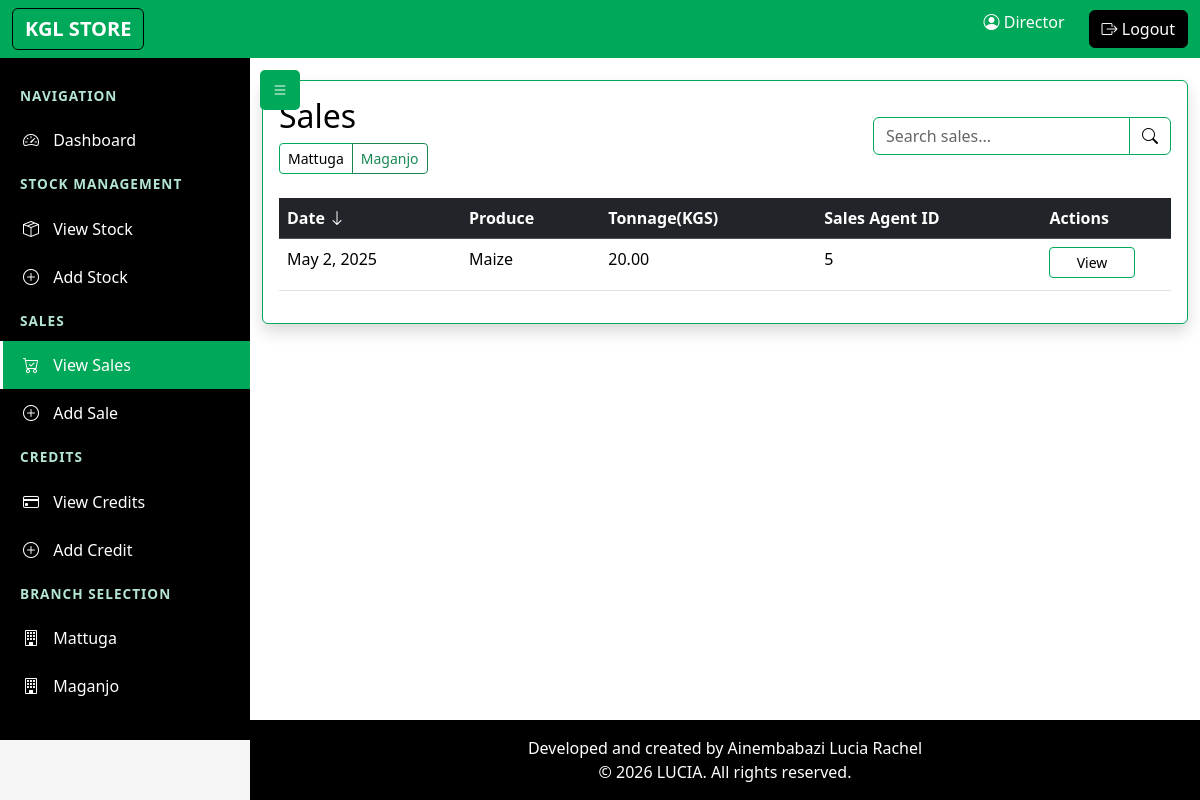
/sales/ (signed in), run on an earlier commit of the app's database.
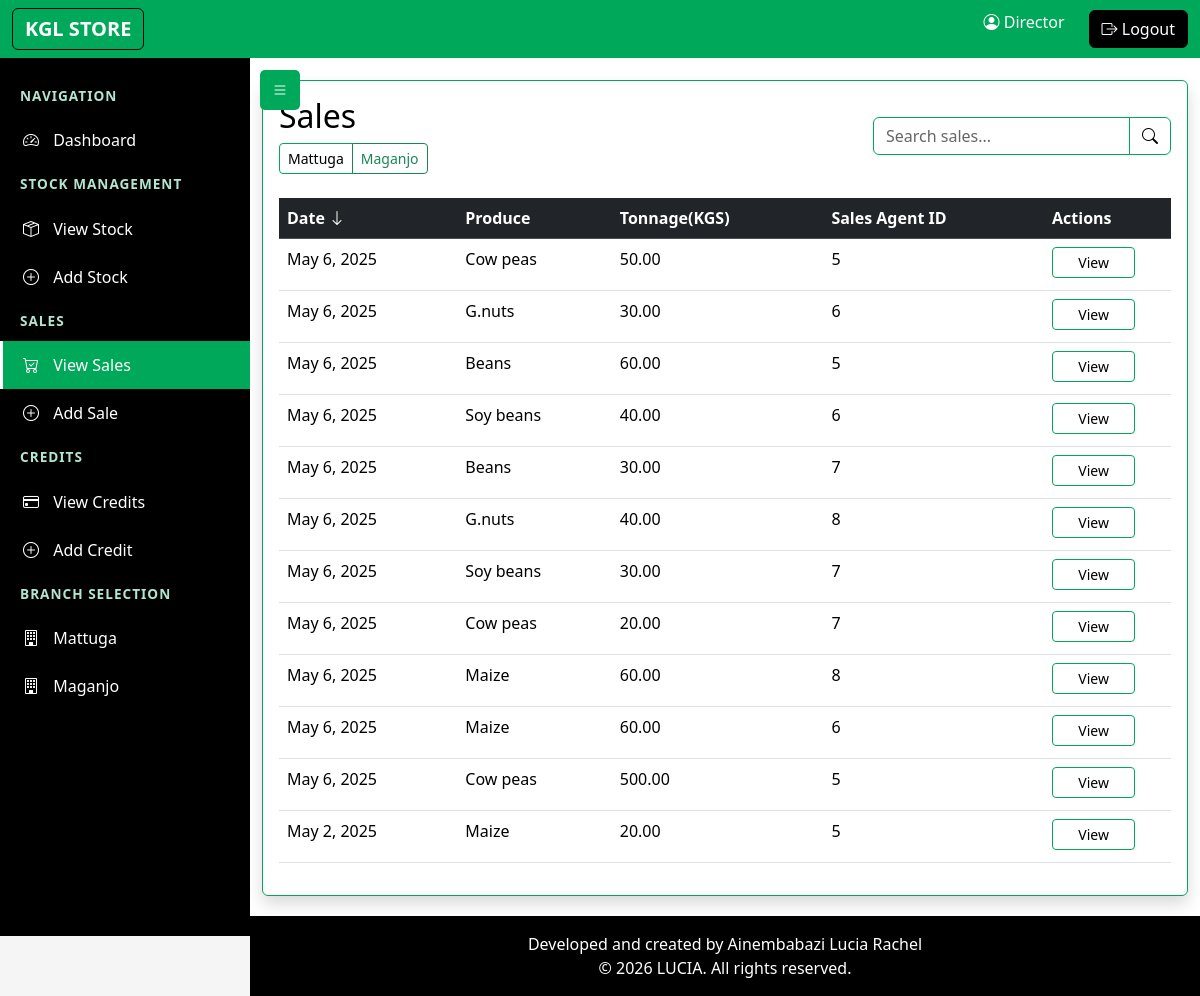
And on a later commit of the database.
### kglapp/models.py (models this page shows, shortened)
class UserProfile(AbstractUser):
    USERNAME_FIELD = 'username'
    REQUIRED_FIELDS = ['email']
    phone_number = models.CharField(max_length=15, null=False, blank=False)
    address = models.TextField(null=False, blank=False)
    contact = models.CharField(max_length=20, blank=True)
    gender = models.CharField(max_length=10, null=False, blank=False)
    role = models.CharField(max_length=20, choices=[
        ('manager', 'Manager'),
        ('director', 'Director'),
        ('sales_agent', 'Sales Agent')
    ], default='manager')
    branch = models.CharField(max_length=100, null=True, blank=True, choices=[
        ('Mattuga', 'Mattuga'),
        ('Maganjo', 'Maganjo'),
    ])
    date_joined = models.DateTimeField(default=timezone.now)

class Sale(models.Model):
    name_of_produce = models.CharField(max_length=100, null=False, blank=False)
    branch = models.CharField(max_length=100, null=False, blank=False, default='Mattuga', choices=[
        ('Mattuga', 'Mattuga'),
        ('Maganjo', 'Maganjo'),
    ])
    tonnage = models.DecimalField(max_digits=10, decimal_places=2, null=False, blank=False)
    amount_paid = models.DecimalField(max_digits=12, decimal_places=2, null=False, blank=False)
    buyers_name = models.CharField(max_length=100)
    sales_agent = models.ForeignKey(
        'UserProfile',
        on_delete=models.PROTECT,
        limit_choices_to={'role': 'sales_agent'}
    )
    date_of_sale = models.DateField(auto_now_add=True, null=False, blank=False)
    time_of_sale = models.TimeField(auto_now_add=True, null=False, blank=False)
    @classmethod
    def search(cls, query=None, branch=None):
        queryset = cls.objects.all()
        if branch:
            queryset = queryset.filter(branch=branch)
        if query:
            queryset = queryset.filter(
                models.Q(name_of_produce__icontains=query) |
                models.Q(buyers_name__icontains=query)
            )
        return queryset

### kglapp/views.py (the view)
# urls.py: path('sales/', views.all_sales, name='all_sales'),
@login_required
@has_role(['manager', 'sales_agent', 'director'])
def all_sales(request):
    branch = request.GET.get('branch')
    sort_by = request.GET.get('sort', '-date_of_sale')
    search_query = request.GET.get('q', '')
    if request.user.role == 'manager':
        sales = Sale.search(query=search_query, branch=request.user.branch)
        branch = request.user.branch
    elif request.user.role == 'sales_agent':
        sales = Sale.search(query=search_query, branch=request.user.branch)
        branch = request.user.branch
    else:
        if branch in ['Mattuga', 'Maganjo']:
            sales = Sale.search(query=search_query, branch=branch)
        else:
            sales = Sale.search(query=search_query)
    if sort_by.startswith('-'):
        sort_field = sort_by[1:]
        is_ascending = False
    else:
        sort_field = sort_by
        is_ascending = True
    valid_sort_fields = ['date_of_sale', 'name_of_produce', 'tonnage']
    if sort_field in valid_sort_fields:
        sales = sales.order_by(sort_by)
    return render(request, 'all_sales.html', {
        'sales': sales,
        'current_branch': branch,
        'sort_by': sort_by,
        'is_ascending': is_ascending,
        'search_query': search_query
    })

### kglapp/views.py (called while the page is built)
def has_role(roles):
    def check_role(user):
        if not user.is_authenticated:
            return False
        if user.is_superuser:
            return True
        if isinstance(roles, str):
            return user.role == roles
        return user.role in roles
    return user_passes_test(check_role)

### kglapp/templates/all_sales.html (shortened to what this page needs)
{% extends 'base.html' %}
{% block content %}
<div class="card shadow">
    <div class="card-body">
        <div class="d-flex justify-content-between align-items-center mb-4">
            <div>
                <h2 class="card-title mb-0">Sales {% if current_branch %}- {{ current_branch }} Branch{% endif %}</h2>
                {% if user.role == 'director' %}
                    {% if current_branch %}
                    <a href="{% url 'all_sales' %}" class="btn btn-sm btn-outline-secondary mt-2">View All Branches</a>
                    {% else %}
                    <div class="btn-group mt-2">
                        <a href="{% url 'all_sales' %}?branch=Mattuga" class="btn btn-sm btn-outline-primary">Mattuga</a>
                        <a href="{% url 'all_sales' %}?branch=Maganjo" class="btn btn-sm btn-outline-success">Maganjo</a>
                    </div>
                    {% endif %}
                {% endif %}
            </div>
            <div class="d-flex align-items-center gap-3">
                <form class="d-flex" method="get">
                    <div class="input-group">
                        <input type="text" name="q" class="form-control" placeholder="Search sales..." value="{{ search_query }}" aria-label="Search">
                        <button class="btn btn-outline-primary" type="submit">
                            <i class="bi bi-search"></i>
                        </button>
                    </div>
                </form>
            </div>
        </div>
        <div class="table-responsive">
            <table class="table table-hover">
                <thead class="table-dark">
                    <tr>
                        <th>
                            <a href="?{% if sort_by == 'date_of_sale' %}-{% endif %}sort=date_of_sale{% if current_branch %}&branch={{ current_branch }}{% endif %}" class="text-white text-decoration-none">
                                Date
                                {% if sort_by == 'date_of_sale' %}
                                    <i class="bi bi-arrow-up"></i>
                                {% elif sort_by == '-date_of_sale' %}
                                    <i class="bi bi-arrow-down"></i>
                                {% endif %}
                            </a>
                        </th>
                        <th>
                            <a href="?{% if sort_by == 'name_of_produce' %}-{% endif %}sort=name_of_produce{% if current_branch %}&branch={{ current_branch }}{% endif %}" class="text-white text-decoration-none">
                                Produce
                            </a>
                        </th>
                        <th>
                            <a href="?{% if sort_by == 'tonnage' %}-{% endif %}sort=tonnage{% if current_branch %}&branch={{ current_branch }}{% endif %}" class="text-white text-decoration-none">
                                Tonnage(KGS)
                            </a>
                        </th>
                        <th>Sales Agent ID</th>
                        <th>Actions</th>
                    </tr>
                </thead>
                <tbody>
                    {% for sale in sales %}
                    <tr>
                        <td>{{ sale.date_of_sale }}</td>
                        <td>{{ sale.name_of_produce }}</td>
                        <td>{{ sale.tonnage }}</td>
                        <td>{{ sale.sales_agent.id }}</td>
                        <td>
                            <a href="{% url 'view_sale' sale.id %}" class="btn btn-sm btn-outline-primary w-75 mb-1">View</a>
                        </td>
                    </tr>
                    {% empty %}
                    <tr>
                        <td colspan="8" class="text-center">No sales records available</td>
                    </tr>
                    {% endfor %}
                </tbody>
            </table>
        </div>
    </div>
</div>
{% endblock %}

### kglapp/templates/base.html (shortened to what this page needs)
<!DOCTYPE html>
<html lang="en">
<head>
    {% load django_bootstrap5 %}
    {% load crispy_forms_tags %}
    {% bootstrap_css %}
    <link rel="stylesheet" href="https://cdn.jsdelivr.net/npm/bootstrap-icons@1.11.3/font/bootstrap-icons.min.css">
</head>
<body>
    <nav class="navbar navbar-expand-lg navbar-dark bg-primary mb-4">
        <div class="container-fluid">
            <a class="navbar-brand btn btn-dark" href="{% url 'dashboard' %}">KGL STORE</a>
            <div class="collapse navbar-collapse" id="navbarNav">
                <ul class="navbar-nav ms-auto">
                    <li class="nav-item">
                        <span class="navbar-text me-3">
                            <i class="bi bi-person-circle"></i> {{ user.username }}
                        </span>
                    </li>
                    <li class="nav-item">
                        <form method="POST" action="{% url 'logout' %}" class="d-inline">
                            <button type="submit" class="btn btn-dark ms-2">
                                <i class="bi bi-box-arrow-right"></i> Logout
                            </button>
                        </form>
                    </li>
                </ul>
            </div>
        </div>
    </nav>
    <button class="sidebar-toggle" id="sidebarToggle" onclick="toggleSidebar()">
        <i class="bi bi-list"></i>
    </button>
    <div class="sidebar" id="sidebar">
        <div class="sidebar-section">Navigation</div>
        <a href="{% url 'dashboard' %}" class="sidebar-link">
            <i class="bi bi-speedometer2"></i> Dashboard
        </a>
        {% if user_role == 'manager' or user_role == 'director' %}
        <div class="sidebar-section">Stock Management</div>
        <a href="{% url 'all_stock' %}{% if current_branch and user_role == 'director' %}?branch={{ current_branch }}{% endif %}" class="sidebar-link">
            <i class="bi bi-box-seam"></i> View Stock
        </a>
        <a href="{% url 'add_stock' %}{% if current_branch and user_role == 'director' %}?branch={{ current_branch }}{% endif %}" class="sidebar-link">
            <i class="bi bi-plus-circle"></i> Add Stock
        </a>
        {% endif %}
        <div class="sidebar-section">Sales</div>
        <a href="{% url 'all_sales' %}{% if current_branch and user_role == 'director' %}?branch={{ current_branch }}{% endif %}" class="sidebar-link">
            <i class="bi bi-cart-check"></i> View Sales
        </a>
        <a href="{% url 'add_sale' %}{% if current_branch and user_role == 'director' %}?branch={{ current_branch }}{% endif %}" class="sidebar-link">
            <i class="bi bi-plus-circle"></i> Add Sale
        </a>
        <div class="sidebar-section">Credits</div>
        <a href="{% url 'all_credits' %}{% if current_branch and user_role == 'director' %}?branch={{ current_branch }}{% endif %}" class="sidebar-link">
            <i class="bi bi-credit-card"></i> View Credits
        </a>
        <a href="{% url 'add_credit' %}{% if current_branch and user_role == 'director' %}?branch={{ current_branch }}{% endif %}" class="sidebar-link">
            <i class="bi bi-plus-circle"></i> Add Credit
        </a>
        {% if user_role == 'director' %}
        <div class="sidebar-section">Branch Selection</div>
        <a href="{% url 'dashboard' %}?branch=Mattuga" class="sidebar-link">
            <i class="bi bi-building"></i> Mattuga
        </a>
        <a href="{% url 'dashboard' %}?branch=Maganjo" class="sidebar-link">
            <i class="bi bi-building"></i> Maganjo
        </a>
        {% endif %}
    </div>
    <div class="main-content" id="mainContent">
        <div class="container-fluid">
            {% block content %}
            {% endblock %}
        </div>
    </div>
    <footer class="footer py-3 bg-dark text-white" id="footer">
        <div class="container text-center">
            <p class="mb-0">Developed and created by Ainembabazi Lucia Rachel</p>
            <p class="mb-0">&copy; {% now "Y" %} LUCIA. All rights reserved.</p>
        </div>
    </footer>
</body>
</html>

What changed in the data, as far as the page shows it:
added Sale: date_of_sale "May 6, 2025", name_of_produce "Cow peas", tonnage "50.00", sales_agent.id "5"
added Sale: date_of_sale "May 6, 2025", name_of_produce "G.nuts", tonnage "30.00", sales_agent.id "6"
added Sale: date_of_sale "May 6, 2025", name_of_produce "Beans", tonnage "60.00", sales_agent.id "5"
added Sale: date_of_sale "May 6, 2025", name_of_produce "Soy beans", tonnage "40.00", sales_agent.id "6"
added Sale: date_of_sale "May 6, 2025", name_of_produce "Beans", tonnage "30.00", sales_agent.id "7"
added Sale: date_of_sale "May 6, 2025", name_of_produce "G.nuts", tonnage "40.00", sales_agent.id "8"
added Sale: date_of_sale "May 6, 2025", name_of_produce "Soy beans", tonnage "30.00", sales_agent.id "7"
added Sale: date_of_sale "May 6, 2025", name_of_produce "Cow peas", tonnage "20.00", sales_agent.id "7"
added Sale: date_of_sale "May 6, 2025", name_of_produce "Maize", tonnage "60.00", sales_agent.id "8"
added Sale: date_of_sale "May 6, 2025", name_of_produce "Maize", tonnage "60.00", sales_agent.id "6"
added Sale: date_of_sale "May 6, 2025", name_of_produce "Cow peas", tonnage "500.00", sales_agent.id "5"
